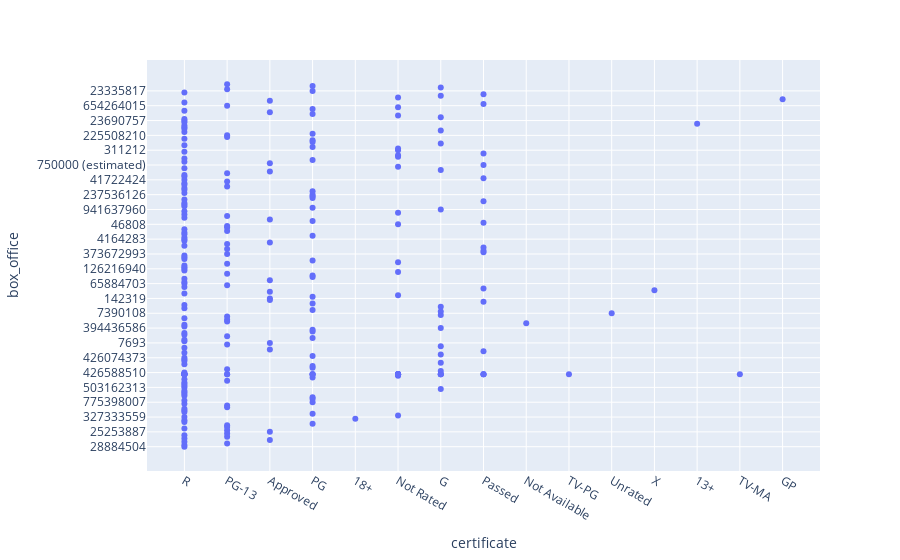

The notebook cell this image was saved under:
### Markdown cell above
## graph for box office collection vs certificate

### Code cell
fig = px.scatter(df,x='certificate', y='box_office')
fig.show()

### Figure 1 — Plotly figure (JSON) as saved in the notebook; plotly's stock layout.template omitted (floating-point values rounded to 4 significant figures; data arrays with more than 128 entries replaced by an {"elided": "..."} marker saying what was removed)
{"data": [{"hovertemplate": "certificate=%{x}<br>box_office=%{y}<extra></extra>", "legendgroup": "", "marker": {"color": "#636efa", "symbol": "circle"}, "mode": "markers", "name": "", "orientation": "v", "showlegend": false, "type": "scatter", "x": {"elided": "250 str values"}, "xaxis": "x", "y": {"elided": "250 str values"}, "yaxis": "y"}], "layout": {"legend": {"tracegroupgap": 0}, "margin": {"t": 60}, "xaxis": {"anchor": "y", "domain": [0, 1], "title": {"text": "certificate"}}, "yaxis": {"anchor": "x", "domain": [0, 1], "title": {"text": "box_office"}}}}
